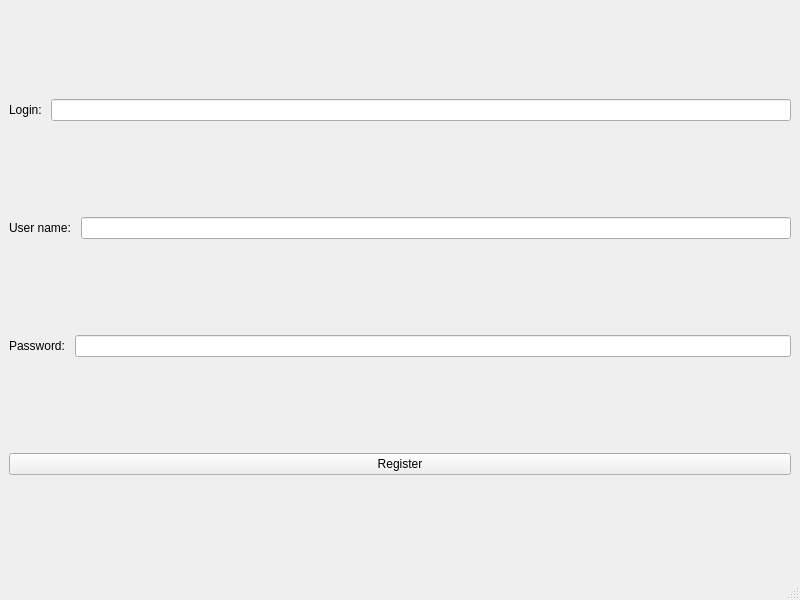
<?xml version="1.0" encoding="UTF-8"?>
<ui version="4.0">
 <class>RegisterWindow</class>
 <widget class="QMainWindow" name="RegisterWindow">
  <property name="geometry">
   <rect>
    <x>0</x>
    <y>0</y>
    <width>800</width>
    <height>600</height>
   </rect>
  </property>
  <property name="windowTitle">
   <string>MainWindow</string>
  </property>
  <widget class="QWidget" name="centralwidget">
   <layout class="QVBoxLayout" name="verticalLayout">
    <item>
     <layout class="QHBoxLayout" name="horizontalLayout">
      <item>
       <widget class="QLabel" name="label">
        <property name="text">
         <string>Login: </string>
        </property>
       </widget>
      </item>
      <item>
       <widget class="QLineEdit" name="lineEdit_login"/>
      </item>
     </layout>
    </item>
    <item>
     <layout class="QHBoxLayout" name="horizontalLayout_3">
      <item>
       <widget class="QLabel" name="label_3">
        <property name="text">
         <string>User name: </string>
        </property>
       </widget>
      </item>
      <item>
       <widget class="QLineEdit" name="lineEdit_user_name"/>
      </item>
     </layout>
    </item>
    <item>
     <layout class="QHBoxLayout" name="horizontalLayout_2">
      <item>
       <widget class="QLabel" name="label_2">
        <property name="text">
         <string>Password: </string>
        </property>
       </widget>
      </item>
      <item>
       <widget class="QLineEdit" name="lineEdit_password"/>
      </item>
     </layout>
    </item>
    <item>
     <widget class="QPushButton" name="pushButton_register">
      <property name="text">
       <string>Register</string>
      </property>
     </widget>
    </item>
   </layout>
  </widget>
  <widget class="QMenuBar" name="menubar">
   <property name="geometry">
    <rect>
     <x>0</x>
     <y>0</y>
     <width>800</width>
     <height>26</height>
    </rect>
   </property>
  </widget>
  <widget class="QStatusBar" name="statusbar"/>
 </widget>
 <resources/>
 <connections/>
</ui>
